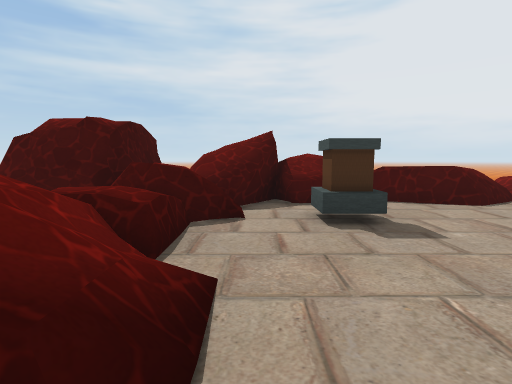
View 1 (above)

20 first-person views from a walk through a Unity game level. The camera is 1.5 m above the floor, tilts 6° down and sees 80° across. The floor is counted in squares, 2 m on a side. Each view is taken from the middle of a square. On the plan, view 1 faces up. The plan holds only what a view shows up to about 10 squares ahead; the rest is blank. The place goes on beyond the plan. The player character is not drawn. Some animated figures are left out. Some surface patterns are stand-ins.

View 2
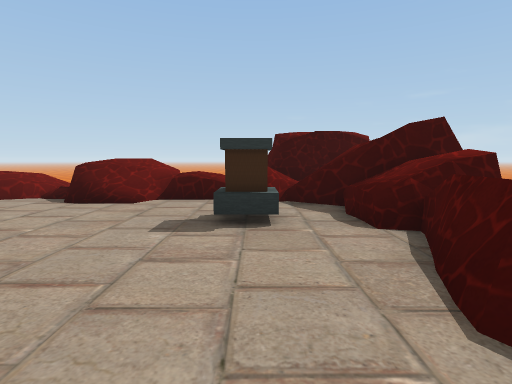

View 3
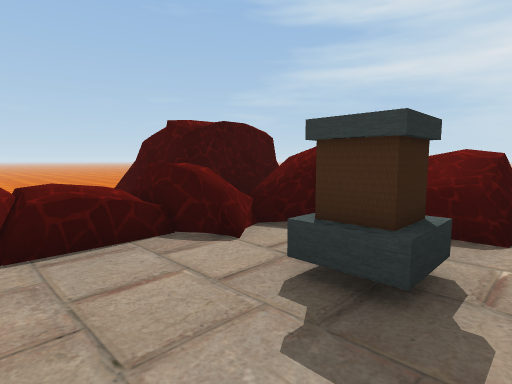

View 4
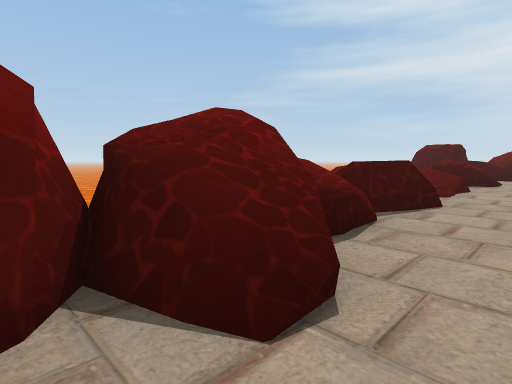

View 5
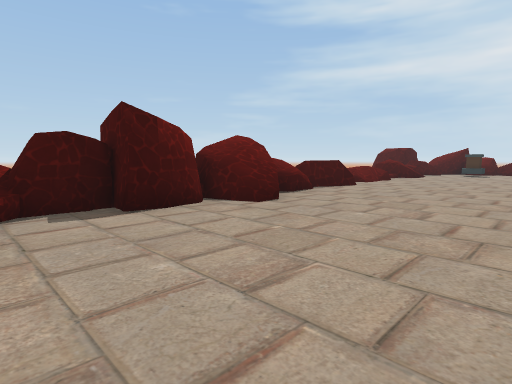

View 6
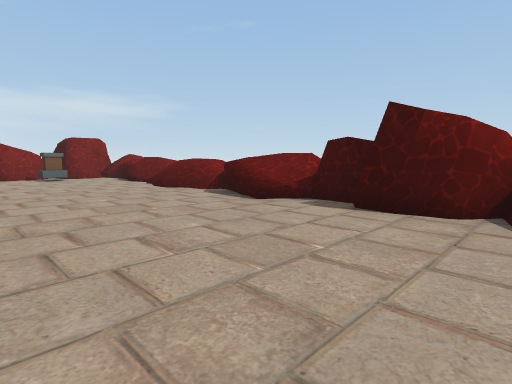

View 7
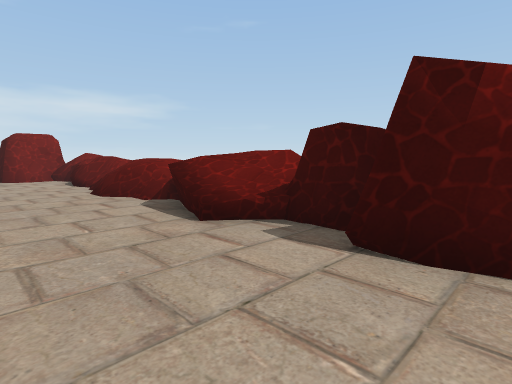

View 8
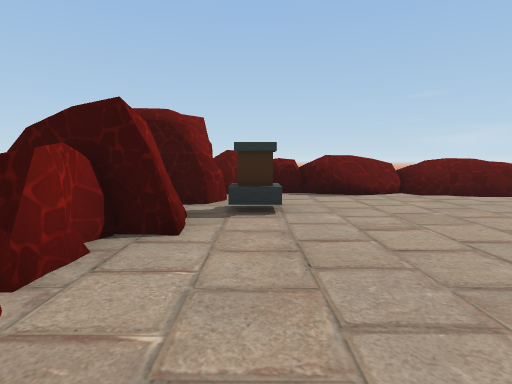

View 9
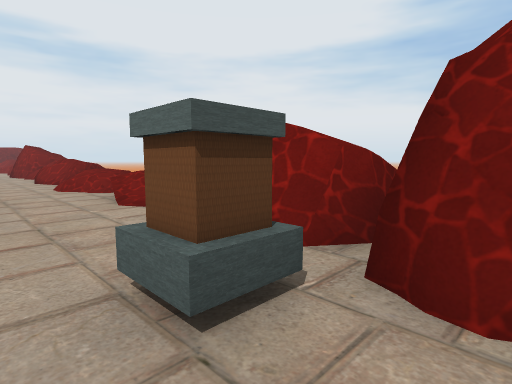

View 10
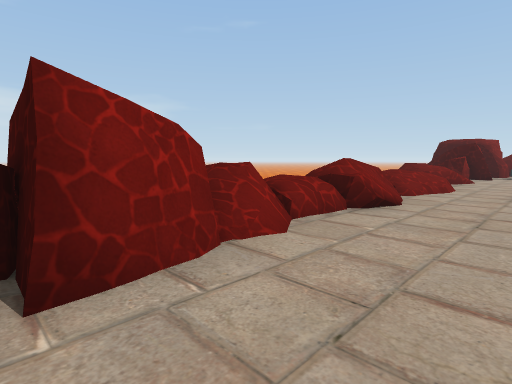

View 11
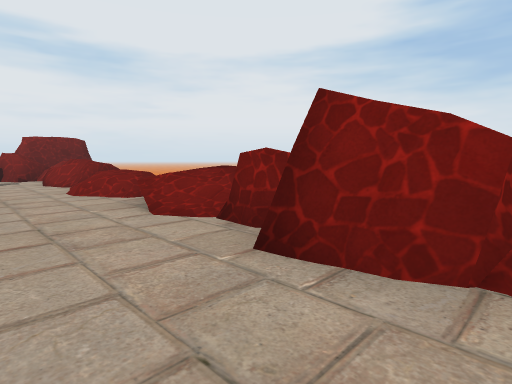

View 12
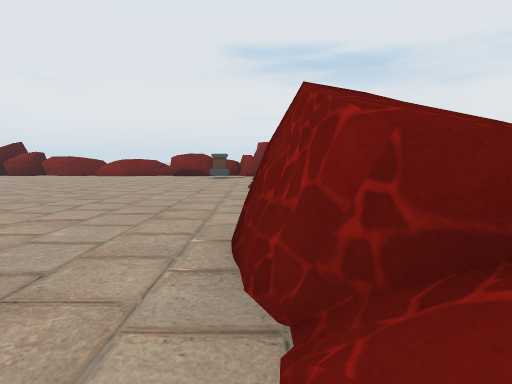

View 13
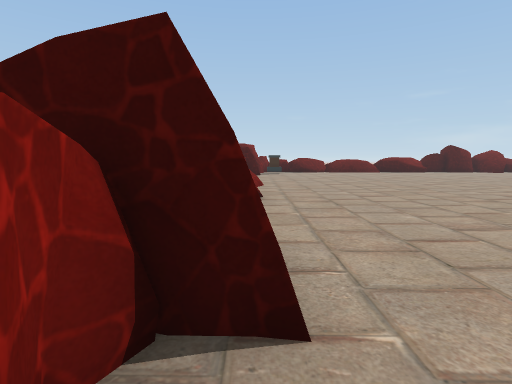

View 14
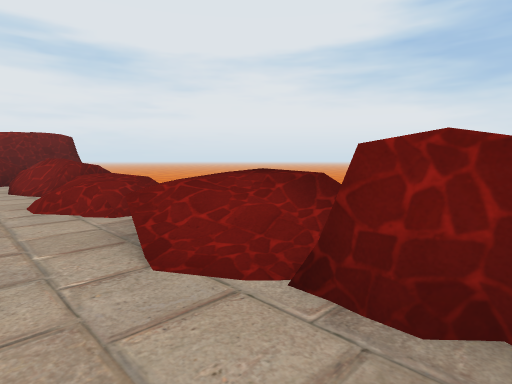

View 15
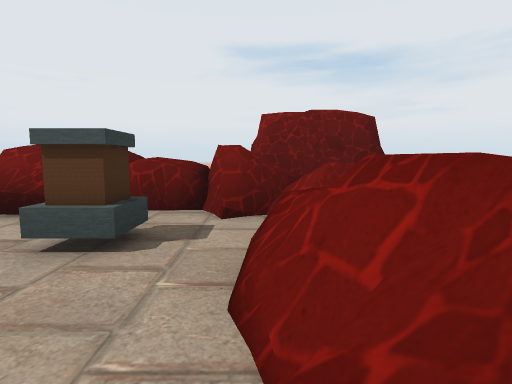

View 16
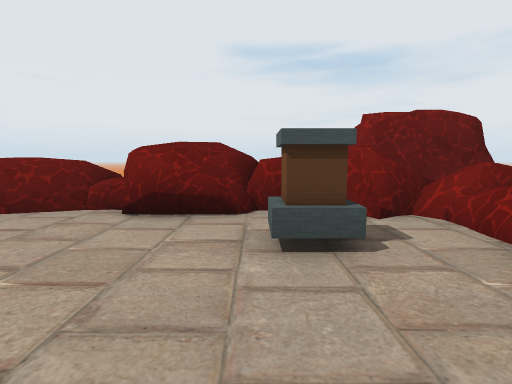

View 17
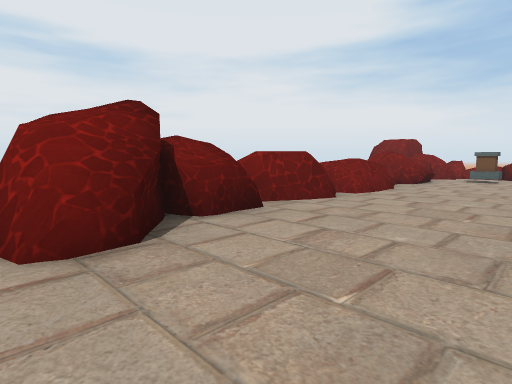

View 18
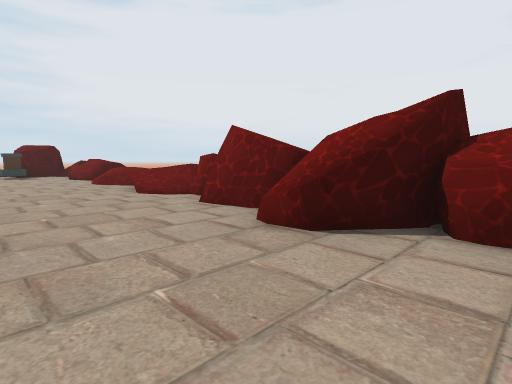

View 19
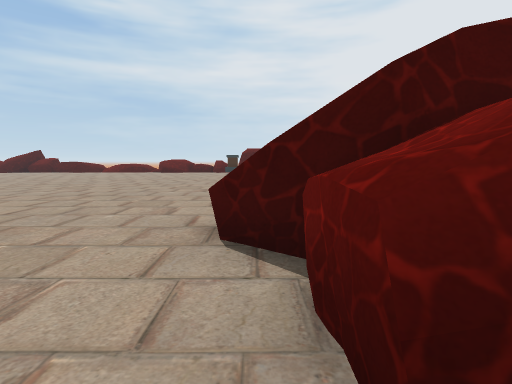

View 20
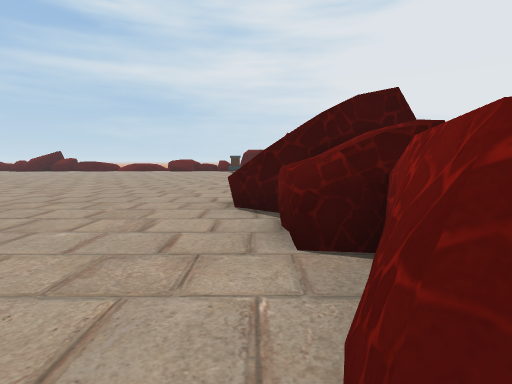

### Floor plan
Key: @ floor where view 1 was taken; # wall or solid block; x gap in a wall; . main floor; : floor 0.75 m higher than the main floor; + floor 1 m higher than the main floor; * floor 1.75 m higher than the main floor; / step, stairs or slope; = window, fence, low wall or low ledge; ≈ lava the walk keeps out of; ^ raised ledge; v drop or lower ground; P pedestal.
Columns run from 4 left of view 1 to 30 right of it. Each row starts with its distance up from view 1.
  7   ####≈  ≈
  6   ###^==+x
  5 ###==../=
  4 ≈##=.P....
  3   ≈=.....
  2   +=....
  1   +=/..
  0   x/@.                        ..
 -1   :=....                      ...
 -2    =....                      ...
 -3    =....                .........=
 -4    =....                ........=/
 -5    =....                ........//≈
 -6    =....                .........=
 -7    =.....                ........#
 -8   v##....                 .......#
 -9   v==....                  ......#
-10   ^#.....                   ....##
-11   ##.....                   ....##
-12   ^#.....                    ....#
-13   ≈//....                    ....#
-14   v/.....                    ....#
-15    #.....   ..             ......#
-16   +=....    ...           ... ..=^
-17   ##....    ....         .... ..=^
-18   #=....    .....       ..... ...^^
-19   ^^....    .......   ....... ../#
-20    ^.....   ........ ...........=*
-21    ^....... ...................P==
-22    ^.P.........................P##
-23    #####./=.==#.=..##../=.=//===###
-24      #### /=#+==#^^^##^//=//=#==^^#
-25                        ≈v    ≈    #
-26                                   #

Positions as (right, up) in squares from view 1, and headings:
1: (0, 0), facing up
2: (5, 4), facing left
3: (2, 2), facing up-left
4: (1, -10), facing up-left
5: (4, -13), facing up-left
6: (4, -9), facing down-left
7: (2, -10), facing down-left
8: (6, -22), facing left
9: (0, -21), facing down-right
10: (17, -21), facing down-left
11: (15, -21), facing down-right
12: (14, -23), facing right
13: (18, -23), facing left
14: (17, -22), facing down-right
15: (24, -23), facing right
16: (24, -21), facing right
17: (25, -9), facing down-right
18: (25, -12), facing up-right
19: (28, -13), facing up
20: (28, -15), facing up
